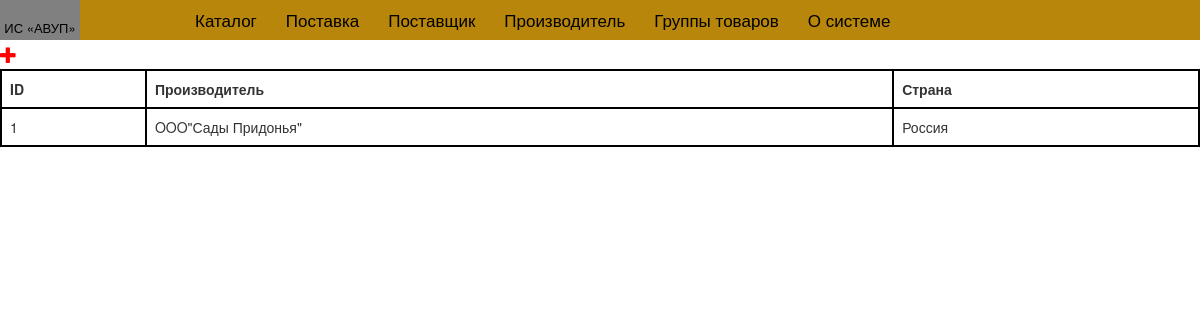
The app's page /manufacturer_list, older data.
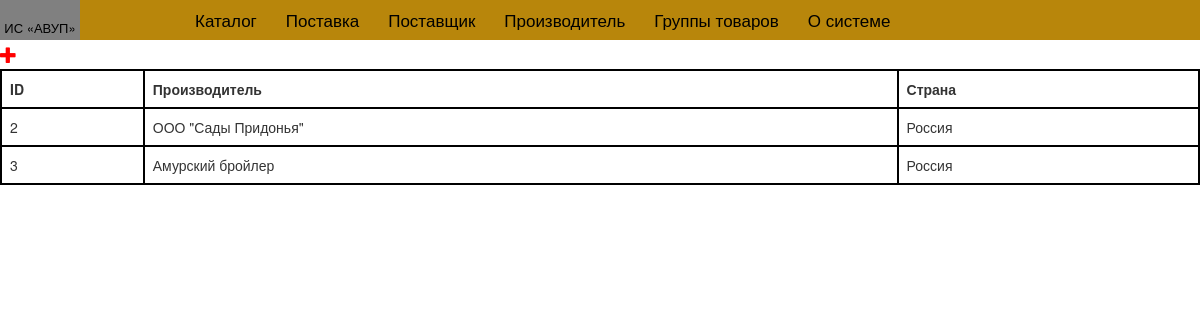
The same page, newer data.
### system/models.py (models this page shows, shortened)
class Manufacturer(models.Model):
    class Meta:
        db_table = "manufacturer"
    name_manufacturer = models.CharField('Производитель', max_length= 200)
    country = models.CharField('Страна', max_length= 64)

### system/views.py (the view)
# urls.py: url(r'^manufacturer_list$', views.manufacturer_list, name='manufacturer_list'),
def manufacturer_list(request):
    manufacturers = Manufacturer.objects.all()
    return render(request, "manufacturer_list.html", locals())

### system/templates/manufacturer_list.html
{% extends 'base.html' %}
{% block content %}
    <a href="{% url 'new_manufacturer' %}" class="new_product"><span class="glyphicon glyphicon-plus"></span></a>
      <table class="table">
          <tr ><th>ID</th><th>Производитель</th><th>Страна</th>
          {% for i in manufacturers %}
                    <tr>
                        <td>{{ i.id }}</td>
                        <td>{{ i.name_manufacturer }}</td>
                        <td>{{ i.country }}</td>
                    </tr>
                    {% endfor %}
                 </table>
{% endblock %}

Row changes from the older to the newer data that the page shows:
removed Manufacturer: id "1", name_manufacturer "OOO\"Сады Придонья\"", country "Россия"
added Manufacturer: id "2", name_manufacturer "ООО \"Сады Придонья\"", country "Россия"
added Manufacturer: id "3", name_manufacturer "Амурский бройлер", country "Россия"
